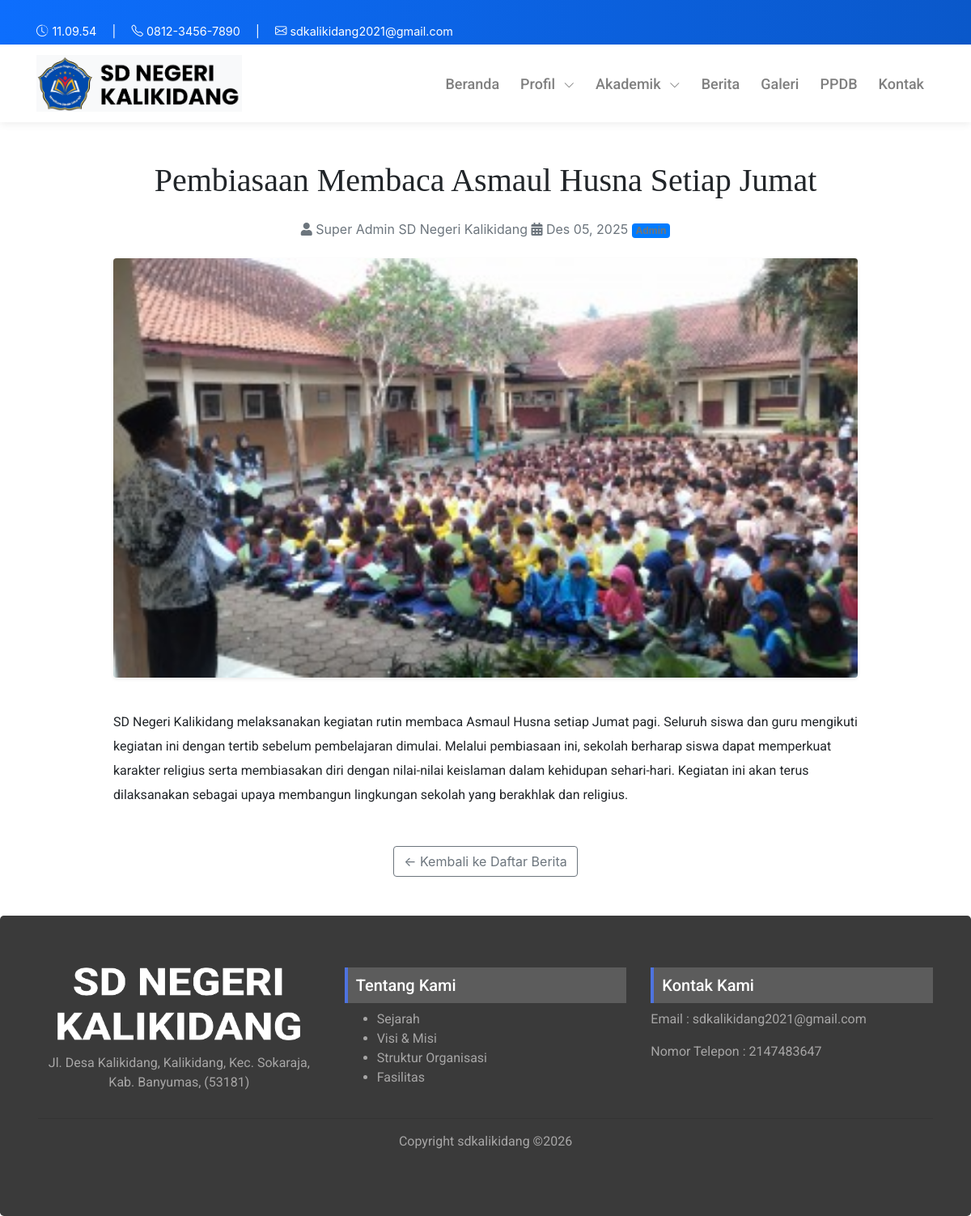
The page /blog/baca/pembiasaan-membaca-asmaul-husna-setiap-jumat on the database its author committed.
### tables this page shows
CREATE TABLE `posts` (
  `id` int(11) NOT NULL,
  `title` varchar(255) NOT NULL,
  `seo_title` varchar(255) NOT NULL,
  `content` text NOT NULL,
  `photo` varchar(100) NOT NULL,
  `is_active` char(1) NOT NULL,
  `date` date NOT NULL,
  `id_user` int(11) DEFAULT NULL,
  `author_name` varchar(100) DEFAULT NULL
);

CREATE TABLE `users` (
  `id` int(11) UNSIGNED NOT NULL,
  `ip_address` varchar(45) NOT NULL,
  `username` varchar(100) DEFAULT NULL,
  `password` varchar(255) NOT NULL,
  `email` varchar(254) NOT NULL,
  `activation_selector` varchar(255) DEFAULT NULL,
  `activation_code` varchar(255) DEFAULT NULL,
  `forgotten_password_selector` varchar(255) DEFAULT NULL,
  `forgotten_password_code` varchar(255) DEFAULT NULL,
  `forgotten_password_time` int(11) UNSIGNED DEFAULT NULL,
  `remember_selector` varchar(255) DEFAULT NULL,
  `remember_code` varchar(255) DEFAULT NULL,
  `created_on` int(11) UNSIGNED NOT NULL,
  `last_login` int(11) UNSIGNED DEFAULT NULL,
  `active` tinyint(1) UNSIGNED DEFAULT NULL,
  `first_name` varchar(50) DEFAULT NULL,
  `last_name` varchar(50) DEFAULT NULL,
  `company` varchar(100) DEFAULT NULL,
  `phone` varchar(20) DEFAULT NULL,
  `photo` varchar(255) DEFAULT NULL
);

### application/controllers/Blog.php (called while the page is built, shortened)
<?php
class Blog extends CI_Controller {
	public function __construct()
	{
		$this->load->model('berita_model', 'berita');
	}
	public function baca($seo_title)
	{
		$berita = $this->berita->getBySeo($seo_title);
		$data['title']  = $berita->title;
		$data['page']   = 'berita/blog-detail';
		$data['berita'] = $berita;
		$this->load->view('front/layouts/main', $data);
	}
}

### index.php (called while the page is built, shortened)
<?php
require_once BASEPATH.'core/CodeIgniter.php';

### application/models/Berita_model.php (called while the page is built, shortened)
<?php
class Berita_model extends CI_Model {
    public function getBySeo($seo_title)
{
    return $this->db
        ->select('
            posts.*,
            users.first_name,
            users.last_name,
            groups.name AS role
        ')
        ->from('posts')
        ->join('users', 'users.id = posts.id_user')
        ->join('users_groups', 'users_groups.user_id = users.id')
        ->join('groups', 'groups.id = users_groups.group_id')
        ->where('posts.seo_title', $seo_title)
        ->where('posts.is_active', 'Y')
        ->get()
        ->row();
}
}

### application/helpers/dateindo_helper.php (called while the page is built, shortened)
<?php
function mediumdate_indo($tgl){
   $ubah = gmdate($tgl, time()+60*60*8);
   $pecah = explode("-",$ubah);
   $tanggal = $pecah[2];
   $bulan = medium_bulan($pecah[1]);
   $tahun = $pecah[0];
   return $bulan . ' ' . $tanggal . ', ' . $tahun;
}
function medium_bulan($bln){
   switch ($bln)
   {
      case 12:
         return "Des";
         break;
   }
}

### application/views/front/pages/berita/blog-detail.php (the view)
<div class="blog mt-5 mb-5">
    <div class="container">
        <div class="row justify-content-center">
            <div class="col-lg-10">
                <h1 class="text-center"><?= htmlspecialchars($berita->title) ?></h1>
            </div>
        </div>
        <div class="row justify-content-center mt-3">
            <div class="col-lg-10 text-center text-muted">
                <span class="me-3">
                    <i class="fa fa-user me-1"></i>
                    <?= htmlspecialchars($berita->first_name . ' ' . $berita->last_name) ?>
                </span>
                <span class="me-3">
                    <i class="fa fa-calendar-alt me-1"></i>
                    <?= mediumdate_indo($berita->date) ?>
                </span>
               <?php if ($berita->role === 'admin') : ?>
    <span class="badge bg-primary">Admin</span>
<?php elseif ($berita->role === 'admin_biasa') : ?>
    <span class="badge bg-warning text-dark">Admin Biasa</span>
<?php elseif ($berita->role === 'Guru') : ?>
    <span class="badge bg-success">Guru</span>
<?php endif; ?>
            </div>
        </div>
        <div class="row justify-content-center mt-4">
            <div class="col-lg-10 text-center">
                <?php if (!empty($berita->photo)) : ?>
                    <img src="<?= base_url('img/berita/' . $berita->photo) ?>"
                         class="img-fluid rounded shadow-sm mb-4">
                <?php endif; ?>
            </div>
        </div>
        <div class="row justify-content-center mt-3 konten">
            <div class="col-lg-10">
                <?= $berita->content ?>
            </div>
        </div>
        <div class="row justify-content-center mt-5">
            <div class="col-lg-10 text-center">
                <a href="<?= site_url('blog'); ?>" class="btn btn-outline-secondary">
                    ← Kembali ke Daftar Berita
                </a>
            </div>
        </div>
    </div>
</div>

### asset/css/style.css (style rules this page uses)
html, body { overflow-x: hidden !important; }
.blog h1 { font-family: "Playfair Display"; }
.blog img { width: 100%; }
.blog .konten { font-family: "Roboto"; font-size: 16px; line-height: 30px; }

### rows shown on the page
posts: title "Pembiasaan Membaca Asmaul Husna Setiap Jumat", id_user.last_name "Super Admin SD Negeri Kalikidang", date "Des 05, 2025", photo (picture), content "SD Negeri Kalikidang melaksanakan kegiatan rutin membaca Asmaul Husna setiap Jumat pagi. Seluruh siswa dan guru mengikuti kegiatan ini dengan tertib sebelum pembelajaran dimulai. Melalui pembiasaan ini, sekolah berharap siswa dapat memperkuat karakter religius serta membiasakan diri dengan nilai-nilai keislaman dalam kehidupan sehari-hari. Kegiatan ini akan terus dilaksanakan sebagai upaya membangun lingkungan sekolah yang berakhlak dan religius."
